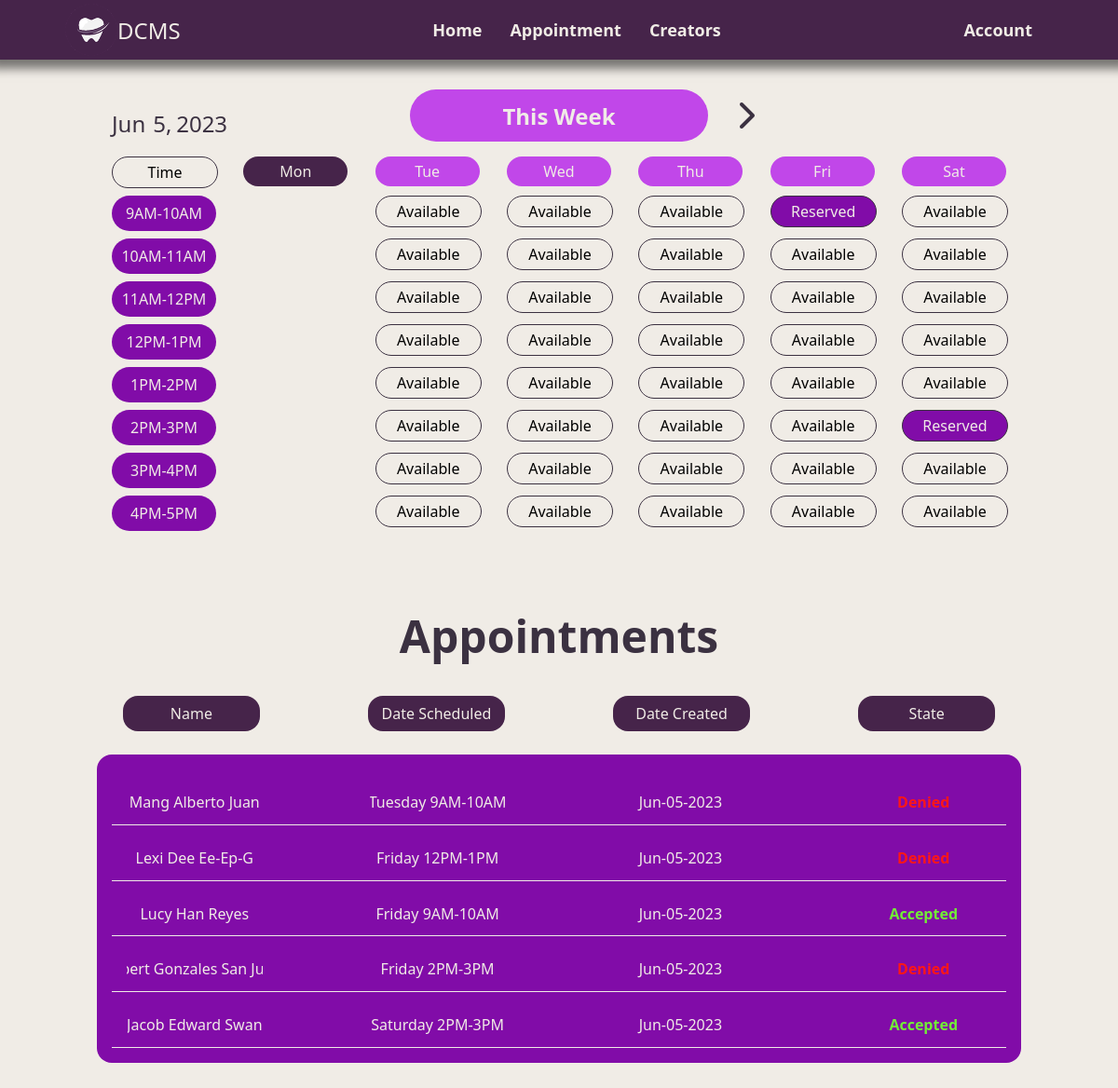
/appointment.php, run on the app's committed database.
### tables this page shows
CREATE TABLE `appointments` (
  `id` varchar(255) NOT NULL,
  `username` varchar(255) NOT NULL,
  `name` varchar(255) NOT NULL,
  `position` varchar(255) NOT NULL,
  `service` varchar(255) NOT NULL,
  `dateTime` varchar(255) NOT NULL,
  `date` varchar(255) NOT NULL,
  `state` varchar(255) NOT NULL
);

### appointment.php (the view, shortened to what this page needs)
<!DOCTYPE html>
<html lang="en">
<head>
    <link rel="stylesheet" href="css/nav.css">
    <link rel="stylesheet" href="css/appointment.css">
</head>
<body onload="onStart(); getCurrentDay(); cancelApp(); setColors(); reservedDates()">
<?php
    include 'nav.php';
    include 'db_conn.php';
?>
    <section class="first">
        <div class="calendar">
            <div class="weekHeader">
                <div class="sideHeader">
                    <label id="month"></label>
                    <label id="day"></label>
                    <label id="year"></label>
                </div>
                <div class="centerHeader">
                    <h1 id="weekLabel">This Week</h1>
                    <i class="fa-solid fa-chevron-right" id="rightIcon"></i>
                </div>
            </div>
            <div>
                <div class="calendarCon">
                    <label class="timeLabel">Time</label>
                    <label class="week" id="monLabel" data-info1="">Mon</label>
                    <label class="week" id="tueLabel" data-info1="">Tue</label>
                    <label class="week" id="wedLabel" data-info1="">Wed</label>
                    <label class="week" id="thuLabel" data-info1="">Thu</label>
                    <label class="week" id="friLabel" data-info1="">Fri</label>
                    <label class="week" id="satLabel" data-info1="">Sat</label>
                </div>
                <div class="calendarCon">
                    <label class="time">9AM-10AM</label>
                    <label class="slots" id="tu9" name="tue" data-info1="Tuesday 9AM-10AM" data-info2="tu9">Available</label>
                    <label class="slots" id="we9" name="wed" data-info1="Wednesday 9AM-10AM" data-info2="we9">Available</label>
                    <label class="slots" id="th9" name="thu" data-info1="Thursday 9AM-10AM" data-info2="th9">Available</label>
                    <label class="slots" id="fr9" name="fri" data-info1="Friday 9AM-10AM" data-info2="fr9">Available</label>
                    <label class="slots" id="sa9" name="sat" data-info1="Saturday 9AM-10AM" data-info2="sa9">Available</label>
                </div>
                <div class="calendarCon">
                    <label class="time">10AM-11AM</label>
                    <label class="slots" id="tu10" name="tue" data-info1="Tuesday 10AM-11AM" data-info2="tu10">Available</label>
                    <label class="slots" id="we10" name="wed" data-info1="Wednesday 10AM-11AM" data-info2="we10">Available</label>
                    <label class="slots" id="th10" name="thu" data-info1="Thursday 10AM-11AM" data-info2="th10">Available</label>
                    <label class="slots" id="fr10" name="fri" data-info1="Friday 10AM-11AM" data-info2="fr10">Available</label>
                    <label class="slots" id="sa10" name="sat" data-info1="Saturday 10AM-11AM" data-info2="sa10">Available</label>
                </div>
                <div class="calendarCon">
                    <label class="time">11AM-12PM</label>
                    <label class="slots" id="tu11" name="tue" data-info1="Tuesday 11AM-12PM" data-info2="tu11">Available</label>
                    <label class="slots" id="we11" name="wed" data-info1="Wednesday 11AM-12PM" data-info2="we11">Available</label>
                    <label class="slots" id="th11" name="thu" data-info1="Thursday 11AM-12PM" data-info2="th11">Available</label>
                    <label class="slots" id="fr11" name="fri" data-info1="Friday 11AM-12PM" data-info2="fr11">Available</label>
                    <label class="slots" id="sa11" name="sat" data-info1="Saturday 11AM-12PM" data-info2="sa11">Available</label>
                </div>
                <div class="calendarCon">
                    <label class="time">12PM-1PM</label>
                    <label class="slots" id="tu12" name="tue" data-info1="Tuesday 12PM-1PM" data-info2="tu12">Available</label>
                    <label class="slots" id="we12" name="wed" data-info1="Wednesday 12PM-1PM" data-info2="we12">Available</label>
                    <label class="slots" id="th12" name="thu" data-info1="Thursday 12PM-1PM" data-info2="th12">Available</label>
                    <label class="slots" id="fr12" name="fri" data-info1="Friday 12PM-1PM" data-info2="fr12">Available</label>
                    <label class="slots" id="sa12" name="sat" data-info1="Saturday 12PM-1PM" data-info2="sa12">Available</label>
                </div>
                <div class="calendarCon">
                    <label class="time">1PM-2PM</label>
                    <label class="slots" id="tu1" name="tue" data-info1="Tuesday 1PM-2PM" data-info2="tu1">Available</label>
                    <label class="slots" id="we1" name="wed" data-info1="Wednesday 1PM-2PM" data-info2="we1">Available</label>
                    <label class="slots" id="th1" name="thu" data-info1="Thursday 1PM-2PM" data-info2="th1">Available</label>
                    <label class="slots" id="fr1" name="fri" data-info1="Friday 1PM-2PM" data-info2="fr1">Available</label>
                    <label class="slots" id="sa1" name="sat" data-info1="Saturday 1PM-2PM" data-info2="sa1">Available</label>
                </div>
                <div class="calendarCon">
                    <label class="time">2PM-3PM</label>
                    <label class="slots" id="tu2" name="tue" data-info1="Tuesday 2PM-3PM" data-info2="tu2">Available</label>
                    <label class="slots" id="we2" name="wed" data-info1="Wednesday 2PM-3PM" data-info2="we2">Available</label>
                    <label class="slots" id="th2" name="thu" data-info1="Thursday 2PM-3PM" data-info2="th2">Available</label>
                    <label class="slots" id="fr2" name="fri" data-info1="Friday 2PM-3PM" data-info2="fr2">Available</label>
                    <label class="slots" id="sa2" name="sat" data-info1="Saturday 2PM-3PM" data-info2="sa2">Available</label>
                </div>
                <div class="calendarCon">
                    <label class="time">3PM-4PM</label>
                    <label class="slots" id="tu3" name="tue" data-info1="Tuesday 3PM-4PM" data-info2="tu3">Available</label>
                    <label class="slots" id="we3" name="wed" data-info1="Wednesday 3PM-4PM" data-info2="we3">Available</label>
                    <label class="slots" id="th3" name="thu" data-info1="Thursday 3PM-4PM" data-info2="th3">Available</label>
                    <label class="slots" id="fr3" name="fri" data-info1="Friday 3PM-4PM" data-info2="fr3">Available</label>
                    <label class="slots" id="sa3" name="sat" data-info1="Saturday 3PM-4PM" data-info2="sa3">Available</label>
                </div>
                <div class="calendarCon">
                    <label class="time">4PM-5PM</label>
                    <label class="slots" id="tu4" name="tue" data-info1="Tuesday 4PM-5PM" data-info2="tu4">Available</label>
                    <label class="slots" id="we4" name="wed" data-info1="Wednesday 4PM-5PM" data-info2="we4">Available</label>
                    <label class="slots" id="th4" name="thu" data-info1="Thursday 4PM-5PM" data-info2="th4">Available</label>
                    <label class="slots" id="fr4" name="fri" data-info1="Friday 4PM-5PM" data-info2="fr4">Available</label>
                    <label class="slots" id="sa4" name="sat" data-info1="Saturday 4PM-5PM" data-info2="sa4">Available</label>
                </div>
            </div>
        </div>
    </section>
    <section class="third">
        <h1 id="myApp">Appointments</h1>
        <div class="tableHeader">
            <label>Name</label>
            <label>Date Scheduled</label>
            <label>Date Created</label>
            <label>State</label>
        </div>
        <div class="table">
            <?php
                $sql = "SELECT * FROM `appointments`";
                $result = mysqli_query($conn, $sql);
                if ($result) {
                    while ($row = mysqli_fetch_assoc($result)) {
                        $name = $row['name'];
                        $dateTime = $row['dateTime'];
                        $date = $row['date'];
                        $state = $row['state'];
                        echo '
                        <div class="tableContent">
                            <label>'.$name.'</label>
                            <label>'.$dateTime.'</label>
                            <label>'.$date.'</label>
                            <label class="'.$state.'" id="state">'.$state.'</label>
                        </div>
                        ';
                    }
                }
            ?>
    </section>
</body>
</html>

### css/appointment.css (style rules this page uses)
* { font-family: 'Segoe UI', Tahoma, Geneva, Verdana, sans-serif; margin: 0; scroll-behavior: smooth; }
body { background-color: #F0ECE6; }
.first { display: flex; align-items: center; justify-content: center; }
.calendar { width: 80%; margin-top: 2rem; }
.calendar i { height: 3.5rem; width: 5rem; font-size: 2rem; margin-bottom: 1rem; transition: 0.3s ; color: #3B3141; display: flex; align-items: center; justify-content: center; cursor: pointer; }
.weekHeader { display: flex; align-items: center; justify-content: center; }
.sideHeader { width: 20%; display: flex; align-items: center; justify-content: flex-start; }
.sideHeader label { font-size: 1.5rem; color: #3B3141; }
#month { margin-right: 0.5rem; }
#day { margin-right: 0.3rem; }
.centerHeader { width: 60%; display: flex; flex-direction: row; align-items: center; justify-content: center; }
.first h1 { height: 3.5rem; width: 20rem; margin-bottom: 1rem; border-radius: 3rem; color: #F0ECE6; background-color: #C147E9; display: flex; align-items: center; justify-content: center; }
.calendarCon { display: grid; grid-template-columns: repeat(7, 7rem); justify-content: space-between; }
.timeLabel { height: 2rem; width: 7rem; border-radius: 2rem; border: 1px solid #3B3141; display: flex; align-items: center; justify-content: center; }
.week { height: 2rem; width: 7rem; border-radius: 2rem; color: #F0ECE6; background-color: #C147E9; display: flex; align-items: center; justify-content: center; }
.time { width: 7rem; padding: 0.5rem 0 0.5rem 0; margin-top: 0.5rem; border-radius: 2rem; color: #F0ECE6; background-color: #810CA8; display: flex; align-items: center; justify-content: center; }
.slots { height: 2rem; width: 7rem; margin-top: 0.5rem; border-radius: 2rem; transition: 0.5s ease; border: 1px solid #3B3141; cursor: pointer; display: flex; align-items: center; justify-content: center; }
.third { height: 70vh; width: 100%; padding: 5rem 0 3rem 0; display: flex; flex-direction: column; align-items: center; justify-content: start; }
#myApp { font-size: 3rem; margin-bottom: 2rem; color: #3B3141; }
.tableHeader { width: 78%; padding: 0 1rem 1.5rem 1rem; display: flex; flex-direction: row; justify-content: space-between; border-bottom: 0.1rem solid #F0ECE6; }
.table { width: 80%; padding: 1rem; border-radius: 1rem; background-color: #810CA8; overflow: auto; display: inline; flex-direction: column; align-items: center; justify-content: center; }
.tableHeader label { width: 15%; padding: 0.5rem 0.2rem 0.5rem 0.2rem; border-radius: 1rem; color: #F0ECE6; background-color: #46244a; display: flex; align-items: center; justify-content: center; }
.tableContent { padding: 1rem 1rem 0.3rem 1rem; border-bottom: 0.1rem solid #F0ECE6; display: flex; flex-direction: row; justify-content: space-between; }
.tableContent label { width: 15%; padding: 0.5rem 0.2rem 0.5rem 0.2rem; border-radius: 1rem; color: #F0ECE6; white-space: nowrap; overflow: hidden; text-overflow: ellipsis; display: flex; align-items: center; justify-content: center; }
#state { color: #3B3141; font-weight: bolder; }

### data on the page
appointments: name "Mang Alberto Juan", dateTime "Tuesday 9AM-10…", date "Jun-05-2023", state "Denied"
appointments: name "Lexi Dee Ee-Ep-G", dateTime "Friday 12PM-1PM", date "Jun-05-2023", state "Denied"
appointments: name "Lucy Han Reyes", dateTime "Friday 9AM-10AM", date "Jun-05-2023", state "Accepted"
appointments: name "Albert Gonzales San…", dateTime "Friday 2PM-3PM", date "Jun-05-2023", state "Denied"
appointments: name "Jacob Edward Sw…", dateTime "Saturday 2PM-3PM", date "Jun-05-2023", state "Accepted"
